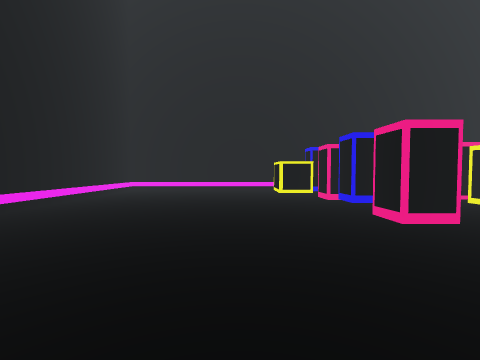
[1] (above)

13 first-person views from a walk through a 3-D level made in the Unity game engine. The camera is 1.5 m above the floor, tilts 2° down and sees 90° across. The floor is counted in squares, 2 m on a side. Each view is taken from the middle of a square. On the plan, view 1 faces up. The plan holds only what a view shows up to about 9 squares ahead; the rest is blank. The place goes on beyond the plan. The player character is not drawn.

[2]
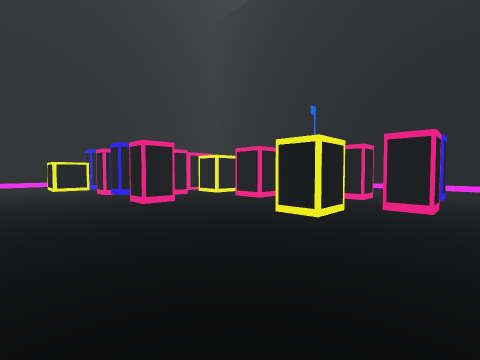

[3]
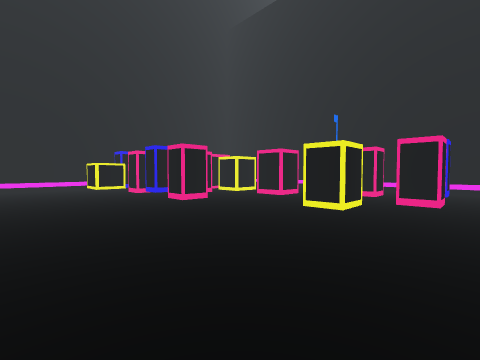

[4]
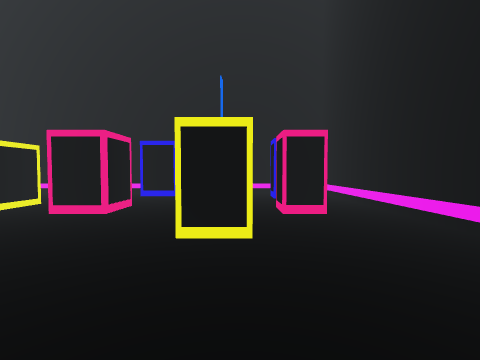

[5]
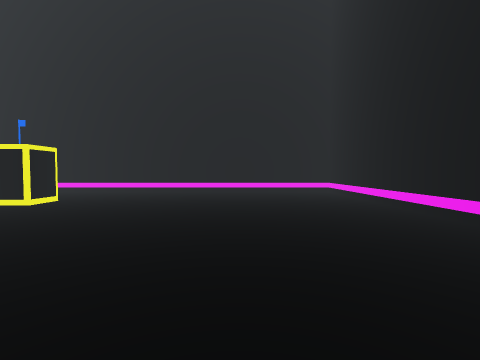

[6]
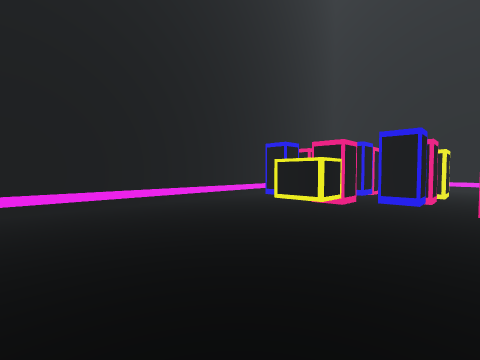

[7]
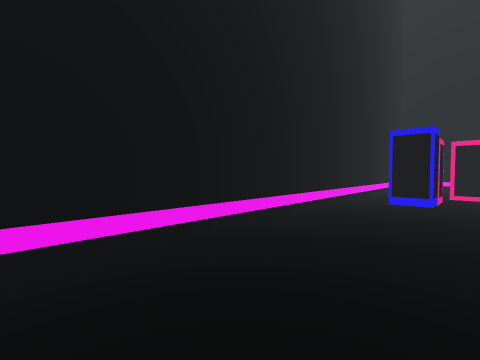

[8]
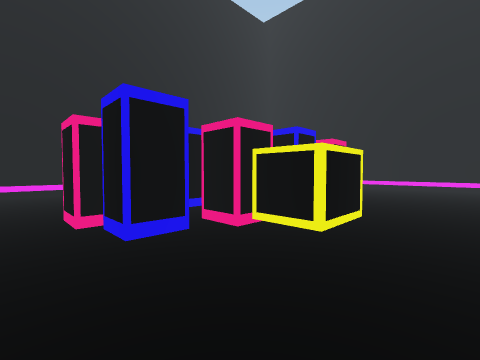

[9]
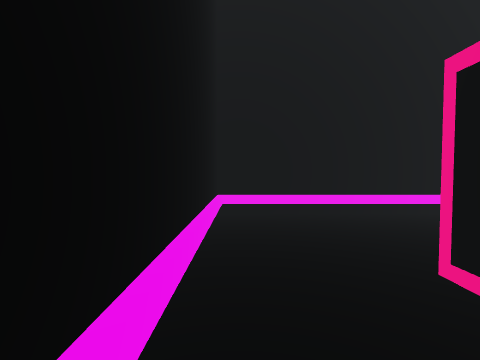

[10]
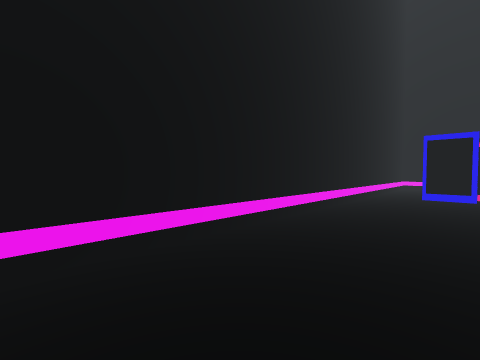

[11]
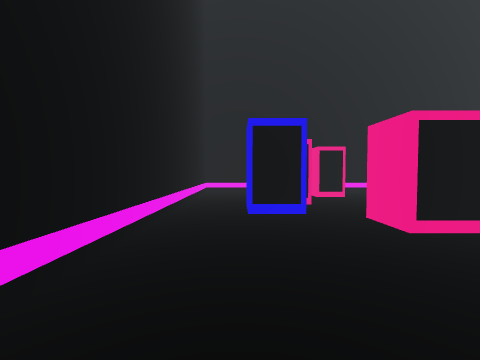

[12]
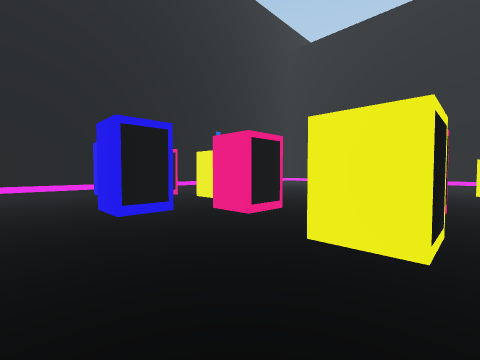

[13]
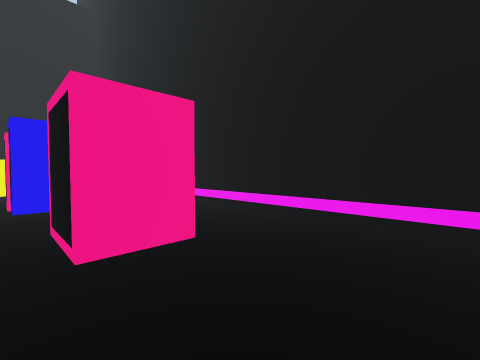

### Floor plan
Key: @ floor where view 1 was taken; # wall or solid block; x gap in a wall; . floor; O other object.
Columns run from 4 left of view 1 to 10 right of it. Each row starts with its distance up from view 1.
 10 ###############
  9 #.............#
  8 #......OO.O...#
  7 #....###.O#O..#
  6 #....##OO.O...#
  5 #......OO.O...#
  4 #......O......#
  3 #.........O...#
  2 #..........O..#
  1 #.............#
  0 #...@...O..O..#
 -1 #........OxO..#
 -2 #.............#
 -3 ###############

Where each view was taken, in squares from view 1:
view 1: 0 up, 0 right, facing up
view 2: 2 down, 0 right, facing up-right
view 3: 2 down, 1 left, facing up-right
view 4: 0 up, 1 right, facing right
view 5: 6 up, 1 left, facing down
view 6: 4 up, 3 left, facing up-right
view 7: 7 up, 3 left, facing up-right
view 8: 9 up, 0 right, facing down-right
view 9: 9 up, 5 right, facing right
view 10: 9 up, 7 right, facing down-right
view 11: 6 up, 8 right, facing down
view 12: 6 up, 9 right, facing down-left
view 13: 6 up, 9 right, facing up-left
